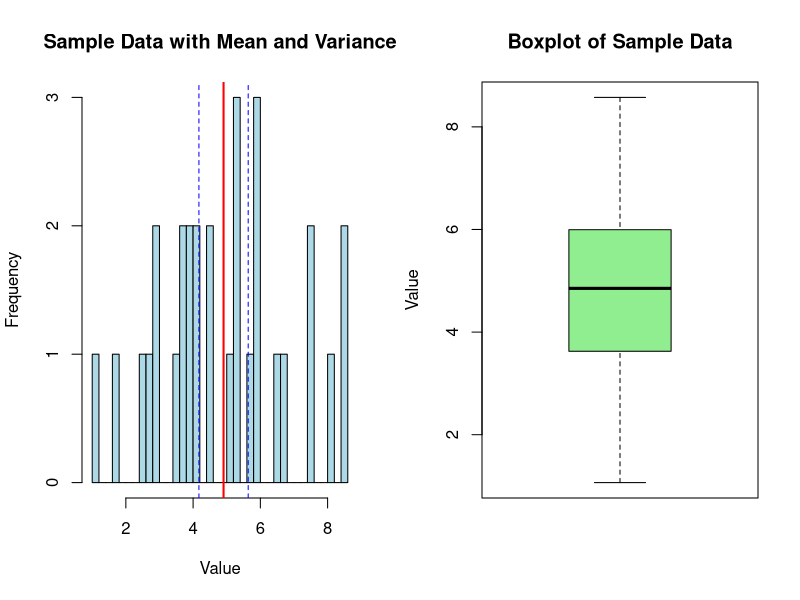

Reproduce this figure in R.
# Parameters
mu <- 5                              # Population mean
sigma <- 2                           # Population standard deviation
n <- 30                              # Sample size
N_sim <- 1000                        # Number of simulations

# Generate sample data
set.seed(123)                        # Set seed for reproducibility
sample_data <- rnorm(n, mean = mu, sd = sigma)  # Generate sample

# Point estimates
sample_mean <- mean(sample_data)     # Calculate sample mean
sample_var <- var(sample_data)       # Calculate sample variance

# Confidence intervals
conf_int_mean <- t.test(sample_data)$conf.int   # 95% CI for mean

conf_int_var <- c(
  (n - 1) * sample_var / qchisq(0.975, df = n - 1),  # Lower limit
  (n - 1) * sample_var / qchisq(0.025, df = n - 1)   # Upper limit
)

# Output
print(paste("Sample Mean:", sample_mean))
print(paste("Sample Variance:", sample_var))
print(paste("95% CI for Mean:", conf_int_mean))
print(paste("95% CI for Variance:", conf_int_var))

# Graphical Output
par(mfrow = c(1, 2))                 # Arrange 2 plots in one row

# Histogram with mean and CI
hist(sample_data,
     breaks = 30,                    # Number of intervals
     col = "lightblue",              # Histogram color
     main = "Sample Data with Mean and Variance",
     xlab = "Value")

abline(v = sample_mean,
       col = "red",                  # Mean line color
       lwd = 2)                      # Line thickness

abline(v = conf_int_mean,
       col = "blue",                 # CI line color
       lty = 2)                      # Dashed line

# Boxplot
boxplot(sample_data,
        col = "lightgreen",
        main = "Boxplot of Sample Data",
        ylab = "Value")
